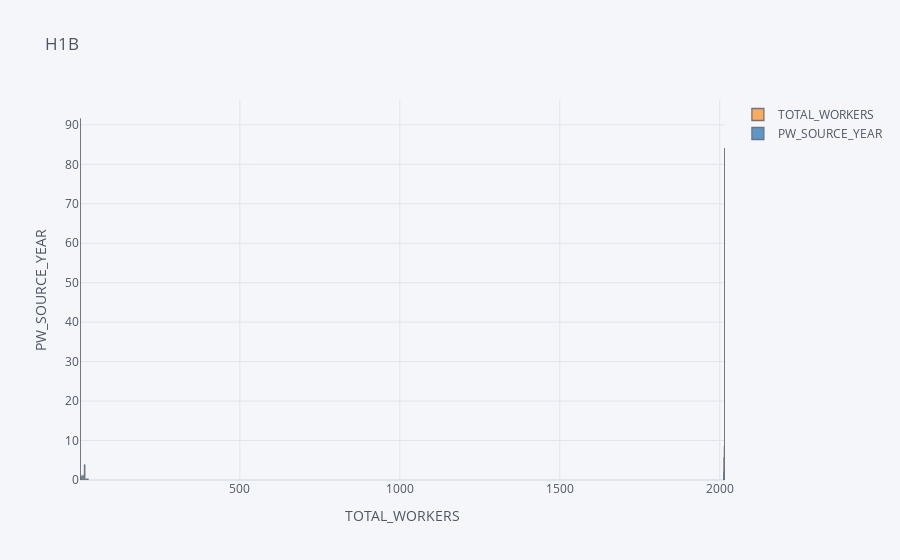

Notebook source saved alongside this figure:
### Code cell
data1[['TOTAL_WORKERS','PW_SOURCE_YEAR']].iplot(kind='hist',histnorm='percent',barmode='overlay',xTitle='TOTAL_WORKERS',yTitle='PW_SOURCE_YEAR',title='H1B')

### Figure 1 — Plotly figure (JSON) as saved in the notebook; plotly's stock layout.template omitted (floating-point values rounded to 4 significant figures; data arrays with more than 128 entries replaced by an {"elided": "..."} marker saying what was removed)
{"data": [{"histfunc": "count", "histnorm": "percent", "marker": {"color": "rgba(255, 153, 51, 1.0)", "line": {"color": "#4D5663", "width": 1.3}}, "name": "TOTAL_WORKERS", "opacity": 0.8, "orientation": "v", "type": "histogram", "x": {"elided": "999 int values"}}, {"histfunc": "count", "histnorm": "percent", "marker": {"color": "rgba(55, 128, 191, 1.0)", "line": {"color": "#4D5663", "width": 1.3}}, "name": "PW_SOURCE_YEAR", "opacity": 0.8, "orientation": "v", "type": "histogram", "x": {"elided": "999 int values"}}], "layout": {"barmode": "overlay", "legend": {"bgcolor": "#F5F6F9", "font": {"color": "#4D5663"}}, "paper_bgcolor": "#F5F6F9", "plot_bgcolor": "#F5F6F9", "title": {"font": {"color": "#4D5663"}, "text": "H1B"}, "xaxis": {"gridcolor": "#E1E5ED", "showgrid": true, "tickfont": {"color": "#4D5663"}, "title": {"font": {"color": "#4D5663"}, "text": "TOTAL_WORKERS"}, "zerolinecolor": "#E1E5ED"}, "yaxis": {"gridcolor": "#E1E5ED", "showgrid": true, "tickfont": {"color": "#4D5663"}, "title": {"font": {"color": "#4D5663"}, "text": "PW_SOURCE_YEAR"}, "zerolinecolor": "#E1E5ED"}}}
